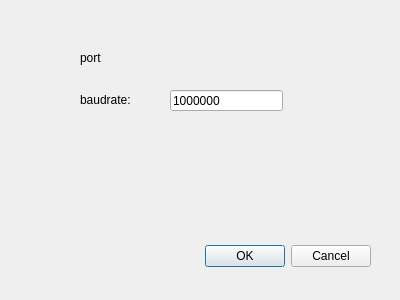
<?xml version="1.0" encoding="UTF-8"?>
<ui version="4.0">
 <class>PortSelectDialog</class>
 <widget class="QDialog" name="PortSelectDialog">
  <property name="geometry">
   <rect>
    <x>0</x>
    <y>0</y>
    <width>400</width>
    <height>300</height>
   </rect>
  </property>
  <property name="windowTitle">
   <string>Dialog</string>
  </property>
  <widget class="QDialogButtonBox" name="buttonBox">
   <property name="geometry">
    <rect>
     <x>30</x>
     <y>240</y>
     <width>341</width>
     <height>32</height>
    </rect>
   </property>
   <property name="orientation">
    <enum>Qt::Horizontal</enum>
   </property>
   <property name="standardButtons">
    <set>QDialogButtonBox::Cancel|QDialogButtonBox::Ok</set>
   </property>
  </widget>
  <widget class="QLabel" name="label">
   <property name="geometry">
    <rect>
     <x>80</x>
     <y>90</y>
     <width>72</width>
     <height>20</height>
    </rect>
   </property>
   <property name="text">
    <string>baudrate:</string>
   </property>
  </widget>
  <widget class="QLineEdit" name="lineEdit">
   <property name="geometry">
    <rect>
     <x>170</x>
     <y>90</y>
     <width>113</width>
     <height>21</height>
    </rect>
   </property>
   <property name="text">
    <string>1000000</string>
   </property>
  </widget>
  <widget class="QLabel" name="portLabel">
   <property name="geometry">
    <rect>
     <x>80</x>
     <y>50</y>
     <width>201</width>
     <height>16</height>
    </rect>
   </property>
   <property name="text">
    <string>port</string>
   </property>
  </widget>
 </widget>
 <resources/>
 <connections>
  <connection>
   <sender>buttonBox</sender>
   <signal>accepted()</signal>
   <receiver>PortSelectDialog</receiver>
   <slot>accept()</slot>
   <hints>
    <hint type="sourcelabel">
     <x>248</x>
     <y>254</y>
    </hint>
    <hint type="destinationlabel">
     <x>157</x>
     <y>274</y>
    </hint>
   </hints>
  </connection>
  <connection>
   <sender>buttonBox</sender>
   <signal>rejected()</signal>
   <receiver>PortSelectDialog</receiver>
   <slot>reject()</slot>
   <hints>
    <hint type="sourcelabel">
     <x>316</x>
     <y>260</y>
    </hint>
    <hint type="destinationlabel">
     <x>286</x>
     <y>274</y>
    </hint>
   </hints>
  </connection>
 </connections>
</ui>
